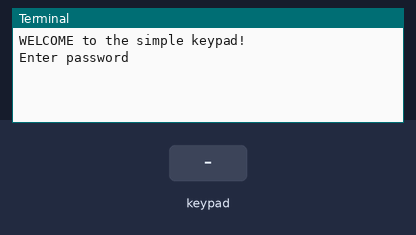
This program was run on a simulated Raspberry Pi (header pin numbers). On the bench: the last lines printed to the terminal. Inputs (shaded band) come from the test bench. The clock reads 2024-03-15 10:24:30 at power-on unless the program sets it.

Above: at 3.2 s.
3.3 s: key '1' pressed
At 4.0 s:
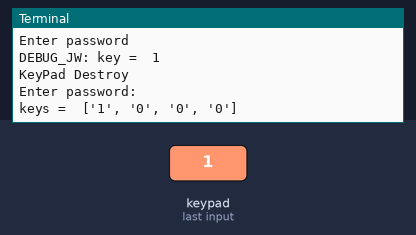
4.8 s: keypad keys 1 9 7 4 pressed 0.4 s apart
At 5.86 s:
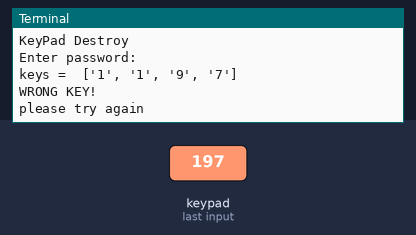
7.9 s: key 'A' pressed
At 8.7 s:
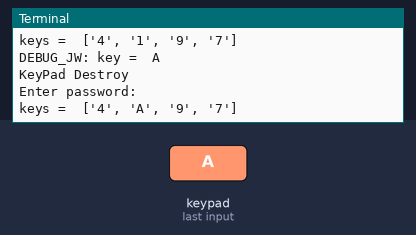
9.4 s: keypad keys 1 9 7 4 # pressed 0.4 s apart
At 12.1 s:
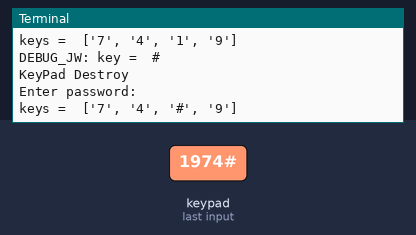
12.9 s: key '#' pressed
At 13.8 s:
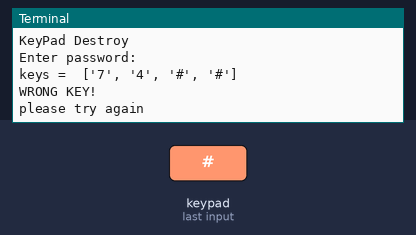
14.4 s: keypad keys 1 9 7 4 * pressed 0.4 s apart
At 17.1 s:
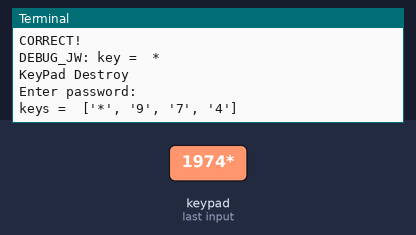
Timing chart, 0 to 18.6 s (numbered marks = the images above; inputs shaded):
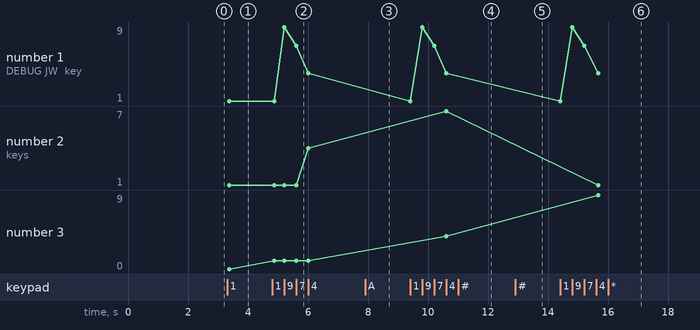

The program:

Keypad.py
```python
#!/usr/bin/env python3

import RPi.GPIO as GPIO
import time


##################### HERE IS THE KEYPAD LIBRARY TRANSPLANTED FROM Arduino ############
#class Key:Define some of the properties of Key
class Key(object):
    NO_KEY = '\0'
    #Defines the four states of Key
    IDLE = 0
    PRESSED = 1
    HOLD = 2
    RELEASED = 3
    #define OPEN and CLOSED
    OPEN = 0
    CLOSED =1
    #constructor
    def __init__(self):
        self.kchar = self.NO_KEY
        self.kstate = self.IDLE
        self.kcode = -1
        self.stateChanged = False

class Keypad(object):
    NULL = '\0'
    LIST_MAX = 10    #Max number of keys on the active list.
    MAPSIZE = 10    #MAPSIZE is the number of rows (times 16 columns)
    bitMap = [0]*MAPSIZE
    key = [Key()]*LIST_MAX
    holdTime = 500        #key hold time
    holdTimer = 0
    startTime = 0
    #Allows custom keymap, pin configuration, and keypad sizes.
    def __init__(self,usrKeyMap,row_Pins,col_Pins,num_Rows,num_Cols):
        GPIO.setmode(GPIO.BOARD)
        self.rowPins = row_Pins
        self.colPins = col_Pins
        self.numRows = num_Rows
        self.numCols = num_Cols

        self.keymap = usrKeyMap
        self.setDebounceTime(10)
    #Returns a single key only. Retained for backwards compatibility.
    def getKey(self):
        #DEBUG_JW- deleteme
        #single_key = True
        if(self.getKeys() and self.key[0].stateChanged and (self.key[0].kstate == self.key[0].PRESSED)):
            print("DEBUG_JW: key = ", self.key[0].kchar)
            return self.key[0].kchar
        #single_key = False
        return self.key[0].NO_KEY
    #Populate the key list.
    def getKeys(self):
        keyActivity = False
        #Limit how often the keypad is scanned.
        if((time.time() - self.startTime) > self.debounceTime*0.001):
            self.scanKeys()
            keyActivity = self.updateList()
            self.startTime = time.time()
        return keyActivity
    #Hardware scan ,the result store in bitMap
    def scanKeys(self):
        #print("DEBUG_JW: run scanKeys()")
        #Re-intialize the row pins. Allows sharing these pins with other hardware.
        for pin_r in self.rowPins:
            GPIO.setup(pin_r,GPIO.IN,pull_up_down = GPIO.PUD_UP)
        #bitMap stores ALL the keys that are being pressed.
        for pin_c in self.colPins:
            GPIO.setup(pin_c,GPIO.OUT)
            GPIO.output(pin_c,GPIO.LOW)
            for r in self.rowPins: #keypress is active low so invert to high.
                self.bitMap[self.rowPins.index(r)] = self.bitWrite(self.bitMap[self.rowPins.index(r)],self.colPins.index(pin_c),not GPIO.input(r))
            #Set pin to high impedance input. Effectively ends column pulse.
            GPIO.output(pin_c,GPIO.HIGH)
            GPIO.setup(pin_c,GPIO.IN)
    #Manage the list without rearranging the keys. Returns true if any keys on the list changed state.
    def updateList(self):
        anyActivity = False
        kk = Key()
        #Delete any IDLE keys
        for i in range(self.LIST_MAX):
            if(self.key[i].kstate == kk.IDLE):
                self.key[i].kchar = kk.NO_KEY
                self.key[i].kcode = -1
                self.key[i].stateChanged = False
        # Add new keys to empty slots in the key list.
        for r in range(self.numRows):
            for c in range(self.numCols):
                button = self.bitRead(self.bitMap[r],c)
                keyChar = self.keymap[r * self.numCols +c]
                keyCode = r * self.numCols +c
                idx = self.findInList(keyCode)
                #Key is already on the list so set its next state.
                if(idx > -1):
                    self.nextKeyState(idx,button)
                #Key is NOT on the list so add it.
                if((idx == -1) and button):
                    for i in range(self.LIST_MAX):
                        if(self.key[i].kchar == kk.NO_KEY):    #Find an empty slot or don't add key to list.
                            self.key[i].kchar = keyChar
                            self.key[i].kcode = keyCode
                            self.key[i].kstate = kk.IDLE    #Keys NOT on the list have an initial state of IDLE.
                            self.nextKeyState(i,button)
                            break    #Don't fill all the empty slots with the same key.
        #Report if the user changed the state of any key.
        for i in range(self.LIST_MAX):
            if(self.key[i].stateChanged):
                anyActivity = True
        return anyActivity
    #This function is a state machine but is also used for debouncing the keys.
    def nextKeyState(self,idx, button):
        self.key[idx].stateChanged = False
        kk = Key()
        if(self.key[idx].kstate == kk.IDLE):
            if(button == kk.CLOSED):
                self.transitionTo(idx,kk.PRESSED)
                self.holdTimer = time.time()    #Get ready for next HOLD state.
        elif(self.key[idx].kstate == kk.PRESSED):
            if((time.time() - self.holdTimer) > self.holdTime*0.001):    #Waiting for a key HOLD...
                self.transitionTo(idx,kk.HOLD)
            elif(button == kk.OPEN):        # or for a key to be RELEASED.
                self.transitionTo(idx,kk.RELEASED)
        elif(self.key[idx].kstate == kk.HOLD):
            if(button == kk.OPEN):
                self.transitionTo(idx,kk.RELEASED)
        elif(self.key[idx].kstate == kk.RELEASED):
            self.transitionTo(idx,kk.IDLE)

    def transitionTo(self,idx,nextState):
        self.key[idx].kstate = nextState
        self.key[idx].stateChanged = True
    #Search by code for a key in the list of active keys.
    #Returns -1 if not found or the index into the list of active keys.
    def findInList(self,keyCode):
        for i in range(self.LIST_MAX):
            if(self.key[i].kcode == keyCode):
                return i
        return -1
    #set Debounce Time,    The default is 50ms
    def setDebounceTime(self,ms):
        self.debounceTime = ms
    #set HoldTime,The default is 500ms
    def setHoldTime(self,ms):
        self.holdTime = ms
    #
    def isPressed(self, keyChar):
        for i in range(self.LIST_MAX):
            if(self.key[i].kchar == keyChar):
                if(self.key[i].kstate == self.self.key[i].PRESSED and self.key[i].stateChanged):
                    return True
        return False
    #
    def waitForKey(self):
        kk = Key()
        waitKey = kk.NO_KEY
        while(waitKey == kk.NO_KEY):
            waitKey = getKey()
        return waitKey

    def getState(self):
        return self.key[0].kstate
    #
    def keyStateChanged(self):
        return self.key[0].stateChanged

    def bitWrite(self,x,n,b):
        if(b):
            x |= (1<<n)
        else:
            x &=(~(1<<n))
        return x
    def bitRead(self,x,n):
        if((x>>n)&1 == 1):
            return True
        else:
            return False

################ SIMPLE KEYPAD START HERE ################

TESTMODE = True
ROWS = 4
COLS = 4
LENS = 4
keys =     ['1','2','3','A',
            '4','5','6','B',
            '7','8','9','C',
            '*','0','#','D']
password=['1','9','7','4']
testword=['0','0','0','0']
KeyIndex=0

rowsPins = [12,16,18,22] #BOARD pin numbering
colsPins = [19,15,13,11]

def check():
    for i in range(0,LENS):
        if(password[i]!=testword[i]):
            return 0
    return 1

def setup():
    print('WELCOME to the simple keypad!')
    print('Enter password')
    time.sleep(2)

def destroy(testMode = False):
    print('KeyPad Destroy')

    if (testMode):
        # Release resource
        GPIO.cleanup()


def loop():

    keypad = Keypad(keys,rowsPins,colsPins,ROWS,COLS)
    keypad.setDebounceTime(50)

    global KeyIndex
    global LENS

    while(True):
        key = keypad.getKey()
        if(key != keypad.NULL):
            destroy()
            print("Enter password:")
            #writeLCD(15-KeyIndex,1, "****")
            testword[KeyIndex]=key
            print("keys = ", testword)
            KeyIndex+=1
            if (KeyIndex is LENS):
                if (check() == 0):
                    print("WRONG KEY!")
                    print("please try again")
                else:
                    print("CORRECT!")
            KeyIndex = KeyIndex%LENS


if __name__ == '__main__':     # Program start from here
    try:
        setup()
        loop()
    except KeyboardInterrupt:  # When 'Ctrl+C' is pressed, the program destroy() will be  executed.
        destroy(TESTMODE)
```

Measured:
- after the input at 3.3 s, the terminal: prints a new line after 0.07 s (image 1)
- after the input at 4.8 s, the terminal: prints a new line after 0.07 s (image 2)
- after the input at 7.9 s, the terminal: prints a new line at once (image 3)
- after the input at 9.4 s, the terminal: prints a new line at once (image 4)
- after the input at 12.9 s, the terminal: prints a new line at once (image 5)
- after the input at 14.4 s, the terminal: prints a new line at once (image 6)
- plotted number 1: 1 → 4 after the input at 4.8 s
- plotted number 2: 1 → 4 after the input at 4.8 s, 7 → 1 after the input at 14.4 s
